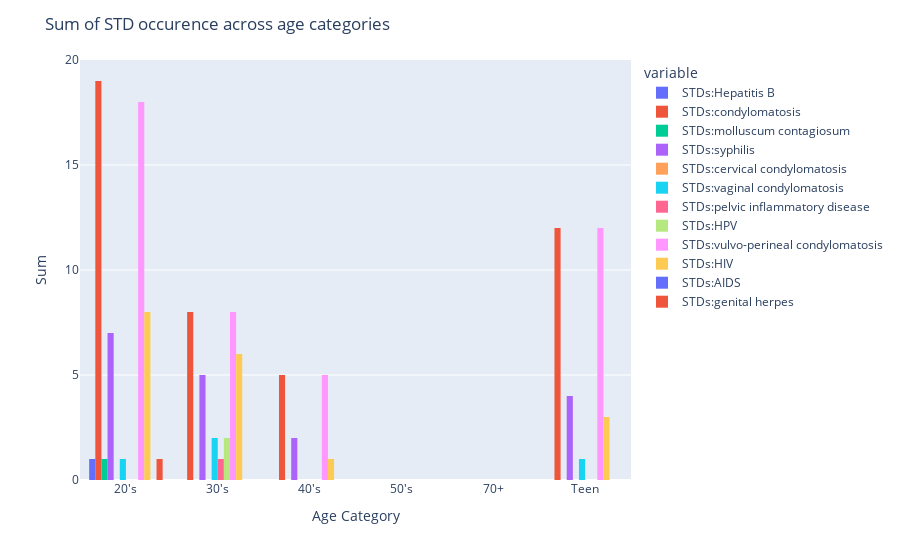

Notebook code for this chart:
### Code cell
fig = px.histogram(std_agg, x="age_cat", y=list(std_cols), barmode="group", histfunc="sum")
fig.update_layout(title="Sum of STD occurence across age categories")
fig.update_xaxes(title="Age Category")
fig.update_yaxes(title="Sum")
fig.show()

### Figure 1 — Plotly figure (JSON) as saved in the notebook; plotly's stock layout.template omitted (floating-point values rounded to 4 significant figures)
{"data": [{"alignmentgroup": "True", "bingroup": "x", "histfunc": "sum", "hovertemplate": "variable=STDs:Hepatitis B<br>age_cat=%{x}<br>sum of value=%{y}<extra></extra>", "legendgroup": "STDs:Hepatitis B", "marker": {"color": "#636efa", "pattern": {"shape": ""}}, "name": "STDs:Hepatitis B", "offsetgroup": "STDs:Hepatitis B", "orientation": "v", "showlegend": true, "type": "histogram", "x": ["20's", "30's", "40's", "50's", "70+", "Teen"], "xaxis": "x", "y": [1, 0, 0, 0, 0, 0], "yaxis": "y"}, {"alignmentgroup": "True", "bingroup": "x", "histfunc": "sum", "hovertemplate": "variable=STDs:condylomatosis<br>age_cat=%{x}<br>sum of value=%{y}<extra></extra>", "legendgroup": "STDs:condylomatosis", "marker": {"color": "#EF553B", "pattern": {"shape": ""}}, "name": "STDs:condylomatosis", "offsetgroup": "STDs:condylomatosis", "orientation": "v", "showlegend": true, "type": "histogram", "x": ["20's", "30's", "40's", "50's", "70+", "Teen"], "xaxis": "x", "y": [19, 8, 5, 0, 0, 12], "yaxis": "y"}, {"alignmentgroup": "True", "bingroup": "x", "histfunc": "sum", "hovertemplate": "variable=STDs:molluscum contagiosum<br>age_cat=%{x}<br>sum of value=%{y}<extra></extra>", "legendgroup": "STDs:molluscum contagiosum", "marker": {"color": "#00cc96", "pattern": {"shape": ""}}, "name": "STDs:molluscum contagiosum", "offsetgroup": "STDs:molluscum contagiosum", "orientation": "v", "showlegend": true, "type": "histogram", "x": ["20's", "30's", "40's", "50's", "70+", "Teen"], "xaxis": "x", "y": [1, 0, 0, 0, 0, 0], "yaxis": "y"}, {"alignmentgroup": "True", "bingroup": "x", "histfunc": "sum", "hovertemplate": "variable=STDs:syphilis<br>age_cat=%{x}<br>sum of value=%{y}<extra></extra>", "legendgroup": "STDs:syphilis", "marker": {"color": "#ab63fa", "pattern": {"shape": ""}}, "name": "STDs:syphilis", "offsetgroup": "STDs:syphilis", "orientation": "v", "showlegend": true, "type": "histogram", "x": ["20's", "30's", "40's", "50's", "70+", "Teen"], "xaxis": "x", "y": [7, 5, 2, 0, 0, 4], "yaxis": "y"}, {"alignmentgroup": "True", "bingroup": "x", "histfunc": "sum", "hovertemplate": "variable=STDs:cervical condylomatosis<br>age_cat=%{x}<br>sum of value=%{y}<extra></extra>", "legendgroup": "STDs:cervical condylomatosis", "marker": {"color": "#FFA15A", "pattern": {"shape": ""}}, "name": "STDs:cervical condylomatosis", "offsetgroup": "STDs:cervical condylomatosis", "orientation": "v", "showlegend": true, "type": "histogram", "x": ["20's", "30's", "40's", "50's", "70+", "Teen"], "xaxis": "x", "y": [0, 0, 0, 0, 0, 0], "yaxis": "y"}, {"alignmentgroup": "True", "bingroup": "x", "histfunc": "sum", "hovertemplate": "variable=STDs:vaginal condylomatosis<br>age_cat=%{x}<br>sum of value=%{y}<extra></extra>", "legendgroup": "STDs:vaginal condylomatosis", "marker": {"color": "#19d3f3", "pattern": {"shape": ""}}, "name": "STDs:vaginal condylomatosis", "offsetgroup": "STDs:vaginal condylomatosis", "orientation": "v", "showlegend": true, "type": "histogram", "x": ["20's", "30's", "40's", "50's", "70+", "Teen"], "xaxis": "x", "y": [1, 2, 0, 0, 0, 1], "yaxis": "y"}, {"alignmentgroup": "True", "bingroup": "x", "histfunc": "sum", "hovertemplate": "variable=STDs:pelvic inflammatory disease<br>age_cat=%{x}<br>sum of value=%{y}<extra></extra>", "legendgroup": "STDs:pelvic inflammatory disease", "marker": {"color": "#FF6692", "pattern": {"shape": ""}}, "name": "STDs:pelvic inflammatory disease", "offsetgroup": "STDs:pelvic inflammatory disease", "orientation": "v", "showlegend": true, "type": "histogram", "x": ["20's", "30's", "40's", "50's", "70+", "Teen"], "xaxis": "x", "y": [0, 1, 0, 0, 0, 0], "yaxis": "y"}, {"alignmentgroup": "True", "bingroup": "x", "histfunc": "sum", "hovertemplate": "variable=STDs:HPV<br>age_cat=%{x}<br>sum of value=%{y}<extra></extra>", "legendgroup": "STDs:HPV", "marker": {"color": "#B6E880", "pattern": {"shape": ""}}, "name": "STDs:HPV", "offsetgroup": "STDs:HPV", "orientation": "v", "showlegend": true, "type": "histogram", "x": ["20's", "30's", "40's", "50's", "70+", "Teen"], "xaxis": "x", "y": [0, 2, 0, 0, 0, 0], "yaxis": "y"}, {"alignmentgroup": "True", "bingroup": "x", "histfunc": "sum", "hovertemplate": "variable=STDs:vulvo-perineal condylomatosis<br>age_cat=%{x}<br>sum of value=%{y}<extra></extra>", "legendgroup": "STDs:vulvo-perineal condylomatosis", "marker": {"color": "#FF97FF", "pattern": {"shape": ""}}, "name": "STDs:vulvo-perineal condylomatosis", "offsetgroup": "STDs:vulvo-perineal condylomatosis", "orientation": "v", "showlegend": true, "type": "histogram", "x": ["20's", "30's", "40's", "50's", "70+", "Teen"], "xaxis": "x", "y": [18, 8, 5, 0, 0, 12], "yaxis": "y"}, {"alignmentgroup": "True", "bingroup": "x", "histfunc": "sum", "hovertemplate": "variable=STDs:HIV<br>age_cat=%{x}<br>sum of value=%{y}<extra></extra>", "legendgroup": "STDs:HIV", "marker": {"color": "#FECB52", "pattern": {"shape": ""}}, "name": "STDs:HIV", "offsetgroup": "STDs:HIV", "orientation": "v", "showlegend": true, "type": "histogram", "x": ["20's", "30's", "40's", "50's", "70+", "Teen"], "xaxis": "x", "y": [8, 6, 1, 0, 0, 3], "yaxis": "y"}, {"alignmentgroup": "True", "bingroup": "x", "histfunc": "sum", "hovertemplate": "variable=STDs:AIDS<br>age_cat=%{x}<br>sum of value=%{y}<extra></extra>", "legendgroup": "STDs:AIDS", "marker": {"color": "#636efa", "pattern": {"shape": ""}}, "name": "STDs:AIDS", "offsetgroup": "STDs:AIDS", "orientation": "v", "showlegend": true, "type": "histogram", "x": ["20's", "30's", "40's", "50's", "70+", "Teen"], "xaxis": "x", "y": [0, 0, 0, 0, 0, 0], "yaxis": "y"}, {"alignmentgroup": "True", "bingroup": "x", "histfunc": "sum", "hovertemplate": "variable=STDs:genital herpes<br>age_cat=%{x}<br>sum of value=%{y}<extra></extra>", "legendgroup": "STDs:genital herpes", "marker": {"color": "#EF553B", "pattern": {"shape": ""}}, "name": "STDs:genital herpes", "offsetgroup": "STDs:genital herpes", "orientation": "v", "showlegend": true, "type": "histogram", "x": ["20's", "30's", "40's", "50's", "70+", "Teen"], "xaxis": "x", "y": [1, 0, 0, 0, 0, 0], "yaxis": "y"}], "layout": {"barmode": "group", "legend": {"title": {"text": "variable"}, "tracegroupgap": 0}, "margin": {"t": 60}, "title": {"text": "Sum of STD occurence across age categories"}, "xaxis": {"anchor": "y", "domain": [0, 1], "title": {"text": "Age Category"}}, "yaxis": {"anchor": "x", "domain": [0, 1], "title": {"text": "Sum"}}}}
